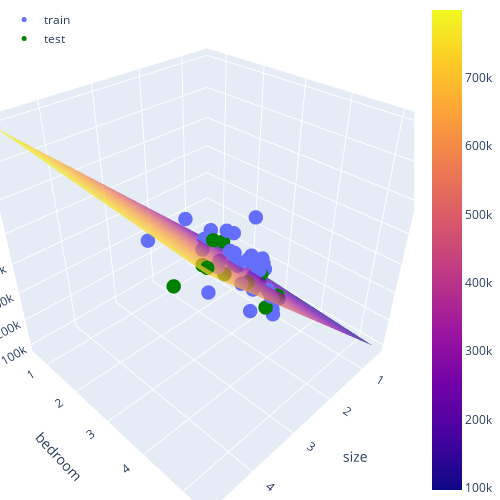

Notebook code for this chart:
### Code cell
import pandas as pd
import numpy as np
import matplotlib.pyplot as plt
from typing import Any, Callable
import helpers

restaurant_df = pd.read_csv('data/restaurant_data.csv')

#print(f"There are {restaurant_df.shape[0]} rows and {restaurant_df.shape[1]} columns.")
restaurant_df.head(5)
#restaurant_df.plot(kind='scatter', x='population', y='profit')
X_train, y_train, X_test, y_test, feature_names = helpers.preprocess_data(restaurant_df, label="profit", train_size=0.8, seed=42)

def add_constant(X: np.ndarray) -> np.ndarray:
    X_with_offset = np.insert(X, 0, 1, axis=1)
    return X_with_offset

X_train = add_constant(X_train)
X_test = add_constant(X_test)

#print(np.matmul(add_constant(X_test).T,add_constant(X_test)))
#print(f"Features: {feature_names}")
#print('Training set features:')
#print(f'X_train: \n {X_train[:10]}')
#print('\nTraining set labels:')
#print(f'y_train: \n {y_train[:10]}')
#print('Training set shape:')
#print(f'X: {X_train.shape}, y: {y_train.shape}')
#print('\nTest set shape:')
#print(f'X: {X_test.shape}, y: {y_test.shape}')

def mse_loss(X: np.ndarray, y: np.ndarray, w: np.ndarray) -> float:
    loss=(1/len(y))*(np.matmul((np.matmul(X,w)-y).T,np.matmul(X,w)-y))
    return loss

zero_weights = np.zeros(X_train.shape[1])
#print(zero_weights)
train_loss = mse_loss(X_train, y_train, zero_weights)
test_loss = mse_loss(X_test, y_test, zero_weights)
#print(f"Train loss: {train_loss:.5f}")
#print(f"Test loss: {test_loss:.5f}")
#helpers.plot_linear_regression_2d(X=X_train, y=y_train, w=zero_weights)

def mse_gradient(X: np.ndarray, y: np.ndarray, w: np.ndarray) -> np.ndarray:
    grad = (2/len(y))*(np.matmul(X.T,np.matmul(X,w)-y))
    return grad

def gradient_descent(X: np.ndarray, y: np.ndarray, w: np.ndarray, alpha: float, max_iters: int) -> (np.ndarray, np.ndarray):
    losses = np.zeros(max_iters)
    for n_iter in range(max_iters):
        w = w-alpha*mse_gradient(X,y,w)
        # Compute the loss with the updated w
        loss = (1/len(y))*(np.matmul((np.matmul(X,w)-y).T,np.matmul(X,w)-y))
        losses[n_iter] = loss
        if n_iter % (max_iters / 20) == 0:
            if w.shape[0] == 2: 
                print(f"Iteration {n_iter}: loss={loss:.5f}, w0={w[0]:.3f}, w1={w[1]:.3f}")
            else:
                print(f"Iteration {n_iter}: loss={loss:.5f}")
    return w, losses

alpha = 0.01
iters = 20000
w = np.zeros((X_train.shape[1], ))
w, loss = gradient_descent(X_train, y_train, w, alpha, iters)

train_loss = mse_loss(X_train, y_train, w)
test_loss = mse_loss(X_test, y_test, w)
print(f"Train loss: {train_loss:.5f}")
print(f"Test loss: {test_loss:.5f}")

#helpers.plot_linear_regression_2d(X=X_train, y=y_train, w=w, feature_name="population", label_name="profit")
#helpers.plot_loss(loss)

def least_squares(X: np.ndarray, y: np.ndarray) -> np.ndarray:
    w = np.linalg.solve(np.matmul(X.T,X),np.matmul(X.T,y))
    return w

ls_w = least_squares(X_train, y_train)
print(ls_w)
train_loss = mse_loss(X_train, y_train, ls_w)
test_loss = mse_loss(X_test, y_test, ls_w)
print(f"Train loss: {train_loss:.5f}")
print(f"Test loss: {test_loss:.5f}")

def predict(X, w):
    y_hat = np.matmul(w,X)
    return y_hat

expected_profit = predict([1, 10], w)
print(f"A new restaurant in a city of 10'000 inhabitants has an expected profit of {expected_profit*1000:.2f} $.")

house_df = pd.read_csv('data/house_data.csv')

print(f"There are {house_df.shape[0]} rows and {house_df.shape[1]} columns.")
house_df.head(5)
X_train_mult, y_train_mult, X_test_mult, y_test_mult, feature_names_mult = helpers.preprocess_data(house_df, label="price", train_size=0.8, seed=42)
X_train_mult = add_constant(X_train_mult)
X_test_mult = add_constant(X_test_mult)
print(f"Features: {feature_names_mult}")
feature_num = 1
plt.scatter(X_train_mult[:,feature_num], y_train_mult)

plt.ylabel("price")
if feature_num == 0:
    plt.xlabel("constant")
    plt.title("constant vs price")
else:
    plt.xlabel(f"{feature_names_mult[feature_num - 1]}")
    plt.title(f"{feature_names_mult[feature_num - 1]} vs price")
    
#helpers.plot_data_3d(X_train=X_train_mult, y_train=y_train_mult, X_test=X_test_mult, y_test=y_test_mult, feature_names=feature_names_mult, label_name="price")
w_mult, loss = gradient_descent(X_train_mult, y_train_mult, np.zeros((X_train_mult.shape[1], )), 0.02, 5000)
train_loss = mse_loss(X_train_mult, y_train_mult, w_mult)
test_loss = mse_loss(X_test_mult, y_test_mult, w_mult)
print(f"Train loss: {train_loss:.1f}")
print(f"Test loss: {test_loss:.1f}")
ls_w_mult = least_squares(X_train_mult, y_train_mult)
print(ls_w_mult)
train_loss = mse_loss(X_train_mult, y_train_mult, ls_w_mult)
test_loss = mse_loss(X_test_mult, y_test_mult, ls_w_mult)
print(f"Train loss: {train_loss:.1f}")
print(f"Test loss: {test_loss:.1f}")
average_difference = np.sqrt(test_loss)
print("The average difference between the predicted price and the actual price of a house (on the test set) is",average_difference,"$.")
helpers.plot_surface_3d(w=w_mult,
                        X_train=X_train_mult, 
                        y_train=y_train_mult, 
                        X_test=X_test_mult, 
                        y_test=y_test_mult,
                        feature_names=feature_names_mult, 
                        label_name="price")

### Figure 1 — Plotly figure (JSON) as saved in the notebook; plotly's stock layout.template omitted (floating-point values rounded to 4 significant figures; data arrays with more than 128 entries replaced by an {"elided": "..."} marker saying what was removed)
{"data": [{"marker": {"opacity": 1, "size": 5}, "mode": "markers", "name": "train", "type": "scatter3d", "x": [1.6, 2.2, 1.534, 3.89, 2.567, 2.3, 1.1, 1.2, 1.38, 2.04, 1.94, 1.236, 1.416, 2.609, 1.664, 1.767, 1.811, 3.137, 1.962, 1.494, 1.268, 1.89, 1.839, 3.031, 1, 2, 2.132, 1.239, 1.437, 2.4, 0.852, 3, 2.637, 1.427, 2.104, 1.985, 1.458], "y": [3, 3, 3, 3, 4, 4, 3, 3, 3, 4, 4, 3, 2, 4, 2, 3, 4, 3, 4, 3, 3, 3, 2, 4, 1, 3, 4, 3, 3, 3, 2, 4, 3, 3, 3, 4, 3], "z": [329900, 475000, 314900, 573900, 314000, 449900, 249900, 299000, 212000, 314900, 239999, 199900, 232000, 499998, 368500, 252900, 285900, 579900, 259900, 242500, 259900, 329999, 349900, 599000, 169900, 347000, 345000, 229900, 249900, 369000, 179900, 539900, 299900, 198999, 399900, 299900, 464500]}, {"marker": {"color": "green", "opacity": 1, "size": 5}, "mode": "markers", "name": "test", "type": "scatter3d", "x": [1.604, 1.852, 2.162, 4.478, 1.32, 1.203, 4.215, 1.888, 2.238, 2.526], "y": [3, 4, 4, 5, 2, 3, 4, 2, 3, 3], "z": [242900, 299900, 287000, 699900, 299900, 239500, 549000, 255000, 329900, 469000]}, {"name": "pred_surface", "opacity": 0.7, "type": "surface", "x": [0.4894, 0.5619, 0.6344, 0.707, 0.7795, 0.852, 0.9245, 0.997, 1.07, 1.142, 1.215, 1.287, 1.36, 1.432, 1.505, 1.577, 1.65, 1.722, 1.795, 1.867, 1.94, 2.012, 2.085, 2.157, 2.23, 2.302, 2.375, 2.447, 2.52, 2.592, 2.665, 2.738, 2.81, 2.883, 2.955, 3.028, 3.1, 3.173, 3.245, 3.318, 3.39, 3.463, 3.535, 3.608, 3.68, 3.753, 3.825, 3.898, 3.97, 4.043, 4.115, 4.188, 4.26, 4.333, 4.405, 4.478, 4.551, 4.623, 4.696, 4.768, 4.841], "y": [0.6, 0.68, 0.76, 0.84, 0.92, 1.0, 1.08, 1.16, 1.24, 1.32, 1.4, 1.48, 1.56, 1.64, 1.72, 1.8, 1.88, 1.96, 2.04, 2.12, 2.2, 2.28, 2.36, 2.44, 2.52, 2.6, 2.68, 2.76, 2.84, 2.92, 3.0, 3.08, 3.16, 3.24, 3.32, 3.4, 3.48, 3.56, 3.64, 3.72, 3.8, 3.88, 3.96, 4.04, 4.12, 4.2, 4.28, 4.36, 4.44, 4.52, 4.6, 4.68, 4.76, 4.84, 4.92, 5.0, 5.08, 5.16, 5.24, 5.32, 5.4], "z": {"elided": "61x61 float values"}}], "layout": {"autosize": true, "height": 500, "legend": {"x": 0.01, "xanchor": "left", "y": 0.99, "yanchor": "top"}, "margin": {"b": 0, "l": 0, "r": 0, "t": 0}, "scene": {"aspectmode": "auto", "aspectratio": {"x": 1, "y": 1, "z": 1}, "camera": {"center": {"x": 0, "y": 0, "z": 0}, "eye": {"x": 1.245, "y": 1.245, "z": 1.245}, "projection": {"type": "perspective"}, "up": {"x": 0, "y": 0, "z": 1}}, "xaxis": {"title": {"text": "size"}, "type": "linear"}, "yaxis": {"title": {"text": "bedroom"}, "type": "linear"}, "zaxis": {"title": {"text": "price"}, "type": "linear"}}, "width": 500}}
